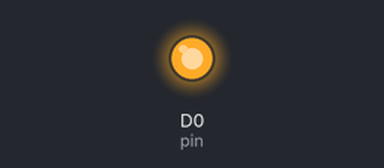
This sketch was run on a simulated ESP8266 (NodeMCU). On the bench: output pins drawn as LEDs (lit = HIGH).

Above: at 0.1 s.
At 39.2 s:
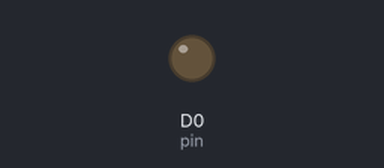
Timing chart, 0 to 40.0 s (numbered marks = the images above):
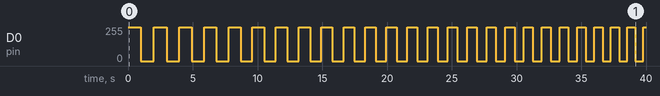

Measured:
- by itself, D0 (pin): repeats every 2.0 s: 0/255 1.0 s, 255/255 0.98 s

The sketch:

Blink.ino
```cpp
/*

*/
int pin=D0;
int c=0;
boolean newData = false;
float k=1000;
void setup() {
  pinMode(pin, OUTPUT);

}


void loop() {
  for(;c<=100000000;c++){
    digitalWrite(pin,HIGH);
    delay(k);
    digitalWrite(pin, LOW);
    delay(k);
    k=k/1.02;

  }
 // while(1){
/*  digitalWrite(pin, HIGH);
  delay(1000);
  digitalWrite(pin, LOW);
  delay(1000);
  // }   */
}
```
